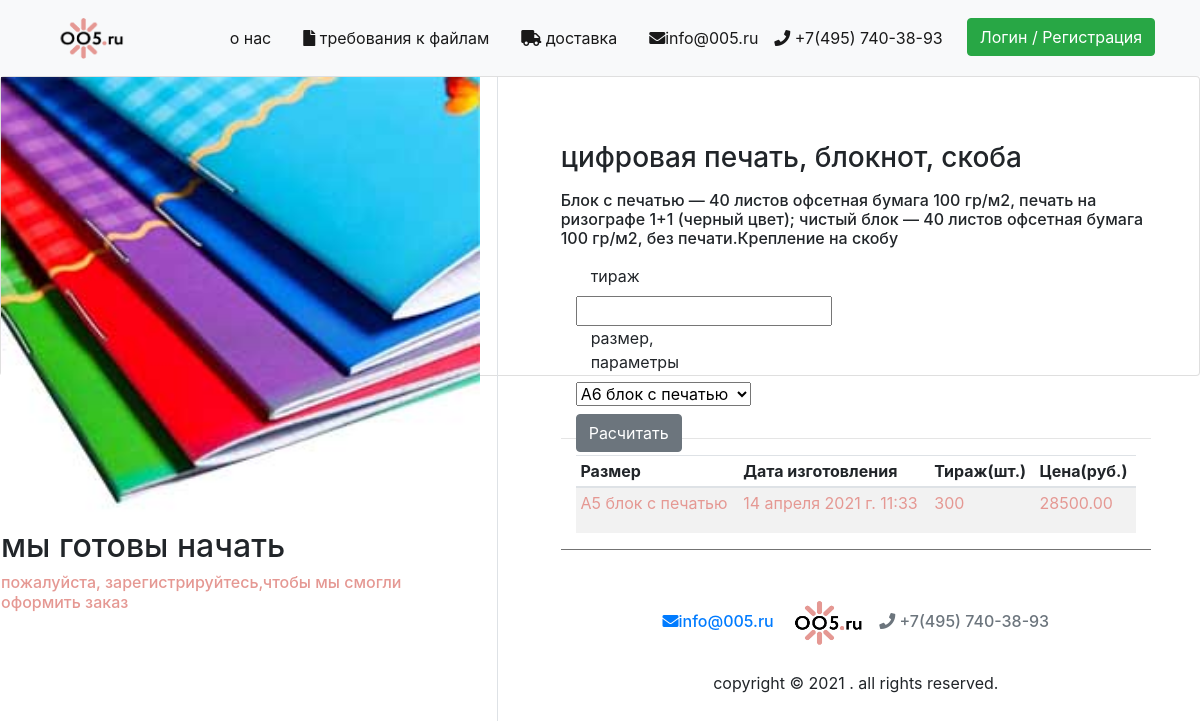
The app's page /product/note_bracket/ with its own data.
### products/models.py (models this page shows, shortened)
class  Product(PolymorphicModel):
    mainimage = models.ImageField(upload_to='products/', blank=True, null=True)
    name = models.CharField(max_length=300, default = None, null=True)
    slug = models.SlugField(default = None, null=True)
    subcategory = models.ForeignKey(SubCategory, on_delete=models.CASCADE, default = None, null=True)
    category = models.ForeignKey(Category, on_delete=models.CASCADE, default = None, null=True)
    preview_text = models.TextField(max_length=50, verbose_name='Preview Text', blank=True, null=True)
    detail_text = models.TextField(max_length=1000, verbose_name='Detail Text', blank=True, null=True)
    lim1 = models.FloatField(default = None, null=True)
    lim2 = models.FloatField(default = None, null=True)
    tirazh = models.IntegerField(null=False)
    t = models.IntegerField(null=True)
    p = models.FloatField(default = None, null=True)
    box_size = models.CharField(max_length=50)
    def timeplus(self):
        t = self.t
        futuredate = datetime.now() + timedelta(days=t)
        return futuredate
    def calc(self):
        boxsize = self.boxsizes_set.get(value = self.box_size)
        a = float(boxsize.b*self.tirazh**2+boxsize.h*self.tirazh**1+boxsize.d)*self.p
        if self.tirazh<self.lim1:
            self.tirazh=self.lim1
        elif self.tirazh>self.lim2:
            self.tirazh=self.lim2
        return "{0:.2f}".format(round(a,0))

class Note2 (Product):
    def __init__(self, *args, **kwargs):
        super(Note2, self).__init__(*args, **kwargs)

class  Product(PolymorphicModel):
    mainimage = models.ImageField(upload_to='products/', blank=True, null=True)
    name = models.CharField(max_length=300, default = None, null=True)
    slug = models.SlugField(default = None, null=True)
    subcategory = models.ForeignKey(SubCategory, on_delete=models.CASCADE, default = None, null=True)
    category = models.ForeignKey(Category, on_delete=models.CASCADE, default = None, null=True)
    preview_text = models.TextField(max_length=50, verbose_name='Preview Text', blank=True, null=True)
    detail_text = models.TextField(max_length=1000, verbose_name='Detail Text', blank=True, null=True)
    lim1 = models.FloatField(default = None, null=True)
    lim2 = models.FloatField(default = None, null=True)
    tirazh = models.IntegerField(null=False)
    t = models.IntegerField(null=True)
    p = models.FloatField(default = None, null=True)
    box_size = models.CharField(max_length=50)
    def timeplus(self):
        t = self.t
        futuredate = datetime.now() + timedelta(days=t)
        return futuredate
    def calc(self):
        boxsize = self.boxsizes_set.get(value = self.box_size)
        a = float(boxsize.b*self.tirazh**2+boxsize.h*self.tirazh**1+boxsize.d)*self.p
        if self.tirazh<self.lim1:
            self.tirazh=self.lim1
        elif self.tirazh>self.lim2:
            self.tirazh=self.lim2
        return "{0:.2f}".format(round(a,0))

class BoxSizes(models.Model):
    value = models.CharField(max_length=80)
    name = models.CharField(max_length=80)
    product = models.ForeignKey(Product, on_delete=models.CASCADE, null = True, blank = True)
    b = models.FloatField(null = True, blank = True)
    h = models.FloatField(null = True, blank = True)
    d = models.FloatField(null = True, blank = True)

### products/views.py (the view)
# urls.py: path('product/<slug>/', new_indexView, name='product'),
def new_indexView(request, slug):
    try:
        product = Product.objects.get(slug = slug)
        boxsizes = tuple(product.boxsizes_set.all().values_list('value', 'name'))
        if not boxsizes:
            boxsizes = (('Не задан', 'Не задан'),)
        print('boxsizes \n ', boxsizes)
        form  = modelform_factory(type(product), fields = ('tirazh', 'box_size'), \
            labels = {'tirazh':'тираж', 'box_size':'размер, параметры'}, \
            widgets = {'box_size': Select(choices=boxsizes) })
    except ObjectDoesNotExist:
        product = None
        form = None
    return render(request, "products/products_details.html", {"form": form, "products": [product]})

### products/templates/products/products_details.html (shortened to what this page needs)
{% extends "products/base.html" %}
{% block content %}
{% for product in products %}
    <div class="card">
        <div class="row">
            <aside class="col-sm-5 border-right">
    <article class="gallery-wrap">
    <div class="img-big-wrap">
        {% load thumbnail %}
        {% thumbnail product.mainimage "500" as im %}
        <img align="center" src="{{ im.url }}"  class="img-fluid">
    {% endthumbnail %}
     <h2>мы готовы начать</h2>
{% if request.user.is_authenticated %}
<a href="{% url 'mainapp:cart' product.slug %}" class="btn  btn-lg  btn-secondary text-uppercase"> <i class="fas fa-shopping-cart"></i>  Заказать </a>
{% else %}
<h6 class="card-title"><span class="text-muted"><p style="color:rgb(229, 152, 147)">пожалуйста, зарегистрируйтесь,чтобы мы смогли оформить заказ</p></span></a></h6>
{% endif %}
    </div>
    </article>
            </aside>
            <aside class="col-sm-7">
    <article class="card-body p-5">
    <p class="price-detail-wrap">
    <h3 class="title mb-3">{{ product.name }}</h3>
    <h6 class="title mb-3">{{product.detail_text }}</h3>
<div class="container-fluid">
    <form id="product-form">
        <div class="row">
            <div class="form-group col-4">
            {% for field in form %}
                <label class="col-12">{{ field.label }}</label>
                {{ field }}
            {% endfor %}
            <div style="position:absolute;z-index:10000;top:500 px;margin-left: 500 px;">
                <h4> </h4><input type="submit" class= "btn btn-secondary btn-buy" value="Расчитать" />
                </div>
            </div>
        </div>
</div>
<hr />
<div class="container-fluid">
    <table class="table table-striped table-sm" id="my_products">
        <thead>
            <tr>
                <th>Размер</th>
                <th>Дата изготовления</th>
                <th>Тираж(шт.)</th>
                <th>Цена(руб.)</th>
            </tr>
        </thead>
        <tbody>
        <tr>
            <td><p style="color:rgb(229, 152, 147)">{{product.box_size}}</p></td>
            <td><p style="color:rgb(229, 152, 147)">{{product.timeplus}}</p></td>
            <td><p style="color:rgb(229, 152, 147)">{{product.tirazh}}</p></td>
            <td><p style="color:rgb(229, 152, 147)">{{product.calc}}</p></td>
        </tr>
       {% endfor %}
        </tbody>
    </table>
</div>
{% endblock content %}

### products/templates/products/base.html (shortened to what this page needs)
{% load static %}
{% load thumbnail %}
{% block style %}
<head>
  <link rel="stylesheet" href="https://stackpath.bootstrapcdn.com/bootstrap/4.3.1/css/bootstrap.min.css">
  <link href="https://cdnjs.cloudflare.com/ajax/libs/font-awesome/5.10.2/css/all.css" rel="stylesheet">
  <link rel="stylesheet" href="{% static 'css/main.css' %}">
</head>
<body>
  {% include 'products/navbar.html' %}
  {% block content %}
  {% endblock %}
</body>
</body>
</html>
<hr  width="100%" size="17" color="	#808080" />
<h6 class="text-center"><span class="text-muted"> <a href="mailto:info@005.ru"><i class="fa fa-envelope" aria-hidden="true"></i>info@005.ru </a>
  <a href="/">
      <img src="/media/products/logo_rose.png" width="97" height="65">
  </a>
<i class="fa fa-phone"></i>      +7(495) 740-38-93</p></h6></span>
<p class="text-center">copyright © 2021 . all rights reserved.</p>
{% endblock %}

### products/templates/products/navbar.html (shortened to what this page needs)
{% load cart_tag %}
<nav class="navbar navbar-expand-lg navbar-light bg-light">
  <div class="container">
      <span class="align-middle"> <a href="/">
         <img src="/media/products/logo_rose.png" width="90" height="60">
      </a></span>
  <div class="collapse navbar-collapse" id="navbarNav">
    <ul class="navbar-nav ml-auto">
      <li {% if request.path == 'contact' %}class="nav-item active"{% else %}class="nav-item"{% endif %}>
        <a class="nav-link active" href="/about.html/">о нас <span class="sr-only">(current)</span></a>
      </li>
      <li class="nav-item">
        <a class="nav-link" href="/"></a>
      </li>
      <li class="nav-item">
        <a class="nav-link active" href="/requirements.html/"><i class="fas fa-file"></i> требования к файлам</a>
      </li>
      <li class="nav-item">
        <a class="nav-link" href="/"></a>
      </li>
      <li class="nav-item">
        <a class="nav-link active" href="/delivery.html/"><i class="fas fa-truck"></i> доставка </a>
      </li>
      <li class="nav-item">
        <a class="nav-link" href="/"></a>
      </li>
      <a class="nav-link active" href="mailto:info@005.ru"><i class="fas fa-envelope"></i>info@005.ru</a>
      <a class="nav-link active" href="/"><i class="fas fa-phone"></i> +7(495) 740-38-93</a>
    <li class="nav-item">
      <a class="nav-link" href="/"></a>
    </li>
      {% if request.user.is_authenticated %}
      <li class="nav-item">
        <a class="nav-link" href="{% url 'mainapp:cart-home' %}">
          <i class="fa fa-shopping-cart"></i>  Корзина
          <span class="badge badge-light">{{ request.user| cart_total }}</span>
        </a>
      </li>
       <li class="nav-item">
      </li>
      <li class="nav-item dropdown">
        <a class="nav-link dropdown-toggle" href="#" id="navbarDropdown" role="button" data-toggle="dropdown" aria-haspopup="true" aria-expanded="false">
          <i class="fas fa-user-tie"></i> {{ request.user.username }}
        </a>
        <div class="dropdown-menu" aria-labelledby="navbarDropdown">
          <a class="dropdown-item" href="{% url 'checkout:oderView' %}">Заказы</a>
          <div class="dropdown-divider"></div>
          <a class="dropdown-item" href="/accounts/logout/">выход из системы</a>
        </div>
      </li>
      {% else %}
       <li class="nav-item">
        <a  class="btn btn-success" href="/accounts/login/">Логин / Регистрация</a>
      </li>
      {% endif %}
    </ul>
  </div>
  </div>
</nav>

### products/static/css/main.css (style rules this page uses)
.gallery-wrap .img-big-wrap img { height: 450px; width: auto; display: inline-block; cursor: zoom-in; }

### products/templates/products/base.html (style rules this page uses)
.card { height: 300px; }

### records on screen
Note2: name "цифровая печать, блокнот, скоба", detail_text "Блок с печатью — 40 листов офсетная бумага 100 гр/м2, печать на ризографе 1+1 (черный цвет); чистый блок — 40 листов офсетная бумага 100 гр/м2, без печати.Крепление на скобу", label "тираж" "размер, параметры", box_size "А5 блок с печатью", timeplus "14 апреля 2021 г. 11:33", tirazh "300", calc "28500.00"
